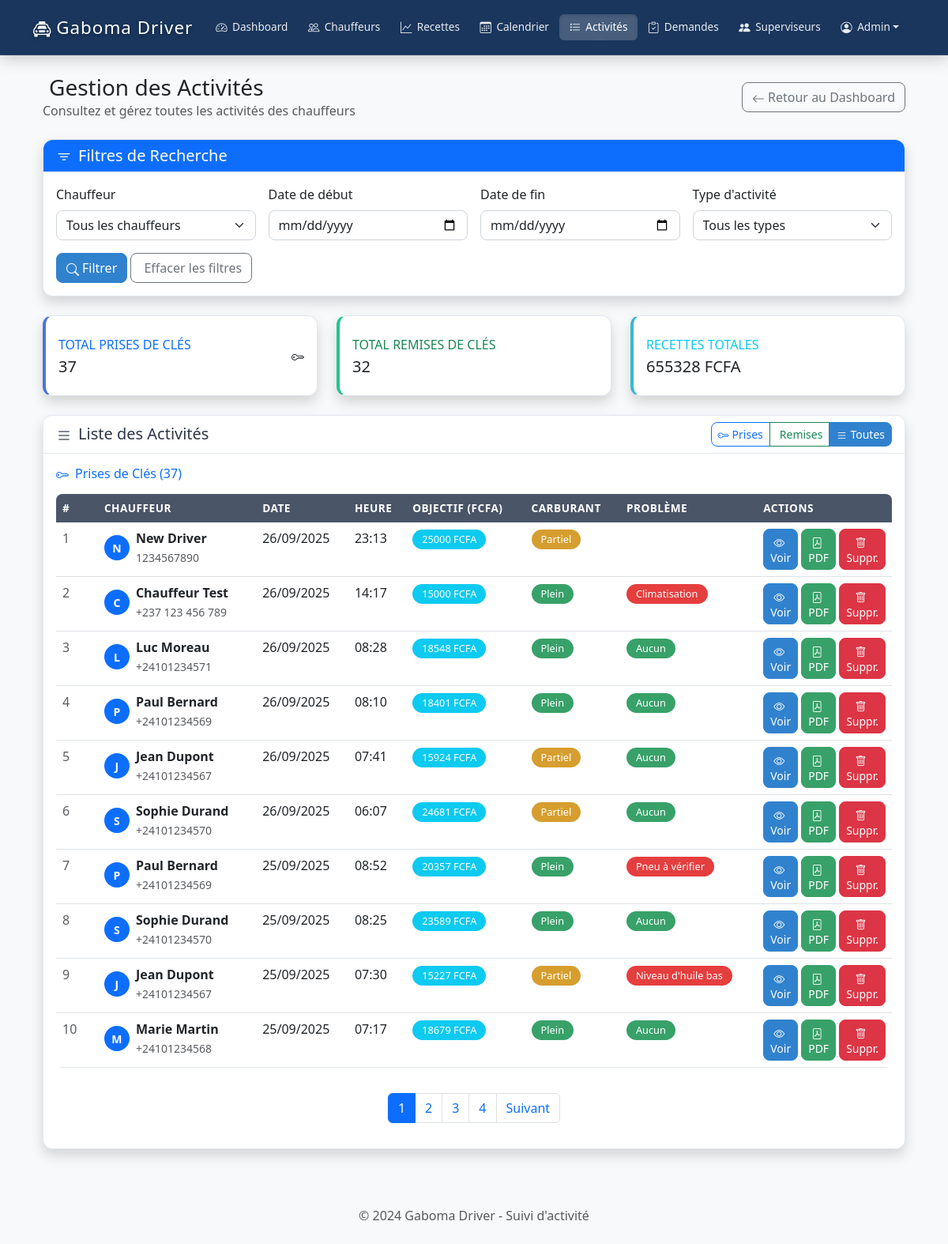
/admin-dashboard/activites/ (signed in), run on an earlier commit of the app's database.
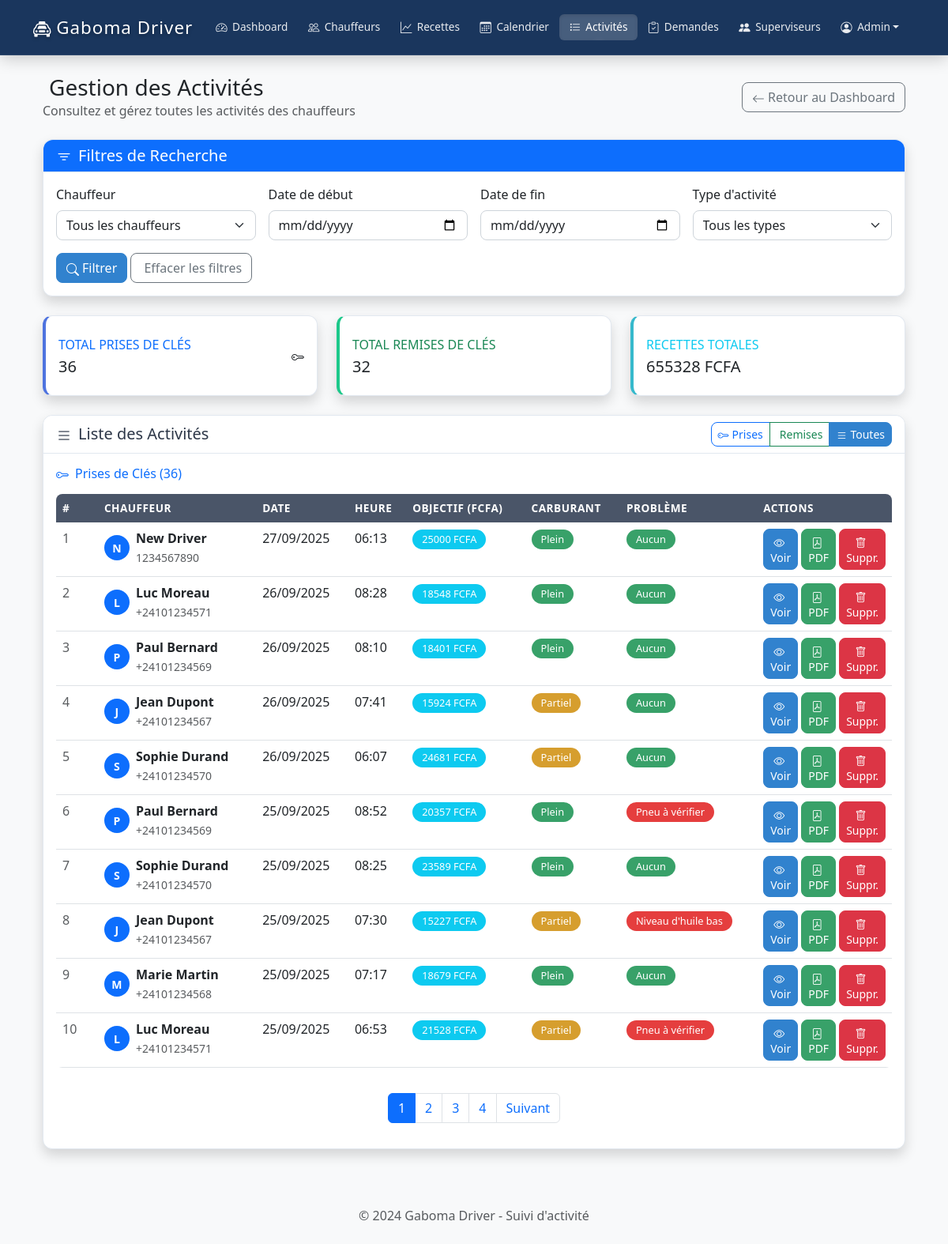
And on a later commit of the database.
### activities/models.py (models this page shows, shortened)
class PriseCles(models.Model):
    chauffeur = models.ForeignKey(
        Chauffeur,
        on_delete=models.CASCADE,  # Suppression en cascade si le chauffeur est supprimé
        verbose_name="Chauffeur",
        help_text="Chauffeur qui prend les clés"
    )
    date = models.DateField(
        verbose_name="Date",
        help_text="Date de prise des clés"
    )
    heure_prise = models.TimeField(
        verbose_name="Heure de prise",
        help_text="Heure à laquelle les clés ont été prises"
    )
    objectif_recette = models.IntegerField(
        validators=[MinValueValidator(0)],  # Validation : valeur positive
        verbose_name="Objectif de recette (FCFA)",
        help_text="Objectif de recette fixé pour la journée en FCFA"
    )
    plein_carburant = models.BooleanField(
        default=False,
        verbose_name="Plein de carburant",
        help_text="Indique si le véhicule a le plein de carburant"
    )
    probleme_mecanique = models.CharField(
        max_length=200,
        default="Aucun",
        verbose_name="Problème mécanique",
        help_text="Description des problèmes mécaniques éventuels"
    )
    signature = models.TextField(
        verbose_name="Signature électronique",
        help_text="Signature électronique du chauffeur"
    )
    date_creation = models.DateTimeField(
        auto_now_add=True,
        verbose_name="Date de création",
        help_text="Date et heure de création de l'enregistrement"
    )
    class Meta:
        verbose_name = "Prise de clés"                    # Nom singulier dans l'admin
        verbose_name_plural = "Prises de clés"            # Nom pluriel dans l'admin
        ordering = ['-date', '-heure_prise']              # Tri par date puis heure (plus récent en premier)
        unique_together = ['chauffeur', 'date']           # Contrainte : une seule prise par jour par chauffeur
        db_table = 'activities_prise_cles'                # Nom de la table en base

### drivers/models.py (models this page shows, shortened)
class Chauffeur(models.Model):
    phone_validator = RegexValidator(
        regex=r'^(\+241|0)[0-9]{8}$',
        message='Le numéro de téléphone doit être au format gabonais (+241XXXXXXXX ou 0XXXXXXXX)'
    )
    user = models.OneToOneField(
        User,
        on_delete=models.CASCADE,  # Suppression en cascade si l'utilisateur est supprimé
        verbose_name="Utilisateur",
        help_text="Utilisateur Django associé à ce chauffeur"
    )
    nom = models.CharField(
        max_length=50,
        verbose_name="Nom",
        help_text="Nom de famille du chauffeur"
    )
    prenom = models.CharField(
        max_length=50,
        verbose_name="Prénom",
        help_text="Prénom du chauffeur"
    )
    telephone = models.CharField(
        max_length=15,
        validators=[phone_validator],
        verbose_name="Téléphone",
        help_text="Numéro de téléphone au format gabonais"
    )
    email = models.EmailField(
        blank=True,
        verbose_name="Email",
        help_text="Adresse email du chauffeur (optionnel)"
    )
    actif = models.BooleanField(
        default=True,
        verbose_name="Actif",
        help_text="Indique si le chauffeur est actif"
    )
    date_creation = models.DateTimeField(
        auto_now_add=True,
        verbose_name="Date de création",
        help_text="Date et heure de création du profil"
    )
    date_modification = models.DateTimeField(
        auto_now=True,
        verbose_name="Dernière modification",
        help_text="Date et heure de la dernière modification"
    )
    class Meta:
        verbose_name = "Chauffeur"                    # Nom singulier dans l'admin
        verbose_name_plural = "Chauffeurs"            # Nom pluriel dans l'admin
        ordering = ['nom', 'prenom']                  # Tri par nom puis prénom
        db_table = 'drivers_chauffeur'                # Nom de la table en base
    @property
    def nom_complet(self):
        return f"{self.prenom} {self.nom}"

### admin_dashboard/views.py (the view, shortened to what this page needs)
# urls.py: path('activites/', views.gestion_activites, name='gestion_activites'),
@supervisor_required
def gestion_activites(request):
    chauffeur_id = request.GET.get('chauffeur')
    date_debut = request.GET.get('date_debut')
    date_fin = request.GET.get('date_fin')
    type_activite = request.GET.get('type_activite')
    chauffeurs = get_chauffeurs_for_user(request.user).filter(actif=True).order_by('nom', 'prenom')
    prises = get_activites_for_user(request.user, PriseCles)
    remises = get_activites_for_user(request.user, RemiseCles)
    if chauffeur_id:
        prises = prises.filter(chauffeur_id=chauffeur_id)
        remises = remises.filter(chauffeur_id=chauffeur_id)
    prises = prises.order_by('-date', '-heure_prise')
    remises = remises.order_by('-date', '-heure_remise')
    if type_activite == 'prise':
        remises = remises.none()  # Afficher seulement les prises
    elif type_activite == 'remise':
        prises = prises.none()  # Afficher seulement les remises
    prises_paginator = Paginator(prises, 10)  # 10 éléments par page
    prises_page = request.GET.get('prises_page')
    prises_obj = prises_paginator.get_page(prises_page)
    remises_paginator = Paginator(remises, 10)  # 10 éléments par page
    remises_page = request.GET.get('remises_page')
    remises_obj = remises_paginator.get_page(remises_page)
    total_prises = prises.count()
    total_remises = remises.count()
    recettes_totales = remises.aggregate(total=Sum('recette_realisee'))['total'] or 0
    context = {
        'chauffeurs': chauffeurs,
        'prises': prises_obj,
        'remises': remises_obj,
        'prises_paginator': prises_paginator,
        'remises_paginator': remises_paginator,
        'total_prises': total_prises,
        'total_remises': total_remises,
        'recettes_totales': recettes_totales,
        'filtres': {
            'chauffeur_id': chauffeur_id,
            'date_debut': date_debut,
            'date_fin': date_fin,
            'type_activite': type_activite,
        },
        'filtres_applied': {
            'chauffeur': chauffeur_id,
            'date_debut': date_debut,
            'date_fin': date_fin,
            'type_activite': type_activite,
        }
    }
    return render(request, 'admin_dashboard/gestion_activites.html', context)

### admin_dashboard/views.py (called while the page is built)
def get_chauffeurs_for_user(user):
    if user.is_superuser or user.is_staff:
        return Chauffeur.objects.all()
    elif user.groups.filter(name='Superviseurs').exists():
        return AssignationSuperviseur.get_chauffeurs_assignes(user)
    else:
        return Chauffeur.objects.none()

def get_activites_for_user(user, model_class, **filters):
    chauffeurs = get_chauffeurs_for_user(user)
    if chauffeurs.exists():
        return model_class.objects.filter(chauffeur__in=chauffeurs, **filters)
    else:
        return model_class.objects.none()

### templates/admin_dashboard/gestion_activites.html (shortened to what the changed rows need)
{% extends 'base/base.html' %}
{% load static %}
{% block content %}
<div class="container-fluid">
    <div class="row mb-4">
        <div class="col-12">
            <div class="d-flex justify-content-between align-items-center">
                <div>
                    <h1 class="h3 mb-0 text-gray-800">
                        Gestion des Activités
                    </h1>
                </div>
            </div>
        </div>
    </div>
    <div class="row mb-4">
        <div class="col-md-4">
            <div class="card border-left-primary shadow h-100 py-2">
                <div class="card-body">
                    <div class="row no-gutters align-items-center">
                        <div class="col mr-2">
                            <div class="text-xs font-weight-bold text-primary text-uppercase mb-1">
                                Total Prises de Clés
                            </div>
                            <div class="h5 mb-0 font-weight-bold text-gray-800">{{ total_prises }}</div>
                        </div>
                    </div>
                </div>
            </div>
        </div>
    </div>
    <div class="row">
        <div class="col-12">
            <div class="card shadow">
                <div class="card-body">
                    <div id="prises-section">
                        <h6 class="text-primary mb-3">
                            <i class="bi bi-key me-2"></i>Prises de Clés ({{ total_prises }})
                        </h6>
                        {% if prises %}
                            <div class="table-responsive">
                                <table class="table table-hover">
                                    <thead class="table-light">
                                        <tr>
                                            <th width="5%">#</th>
                                            <th>Chauffeur</th>
                                            <th>Date</th>
                                            <th>Heure</th>
                                            <th>Objectif (FCFA)</th>
                                            <th>Carburant</th>
                                            <th>Problème</th>
                                            <th width="15%">Actions</th>
                                        </tr>
                                    </thead>
                                    <tbody>
                                        {% for prise in prises %}
                                        <tr>
                                            <td class="text-muted">{{ forloop.counter|add:prises.start_index|add:"-1" }}</td>
                                            <td>
                                                <div class="d-flex align-items-center">
                                                    <div class="avatar-sm bg-primary rounded-circle d-flex align-items-center justify-content-center me-2">
                                                        <span class="text-white fw-bold">{{ prise.chauffeur.prenom|first }}</span>
                                                    </div>
                                                    <div>
                                                        <div class="fw-bold">{{ prise.chauffeur.nom_complet }}</div>
                                                        <small class="text-muted">{{ prise.chauffeur.telephone }}</small>
                                                    </div>
                                                </div>
                                            </td>
                                            <td>{{ prise.date|date:"d/m/Y" }}</td>
                                            <td>{{ prise.heure_prise|time:"H:i" }}</td>
                                            <td>
                                                <span class="badge bg-info">{{ prise.objectif_recette|floatformat:0 }} FCFA</span>
                                            </td>
                                            <td>
                                                {% if prise.plein_carburant %}
                                                    <span class="badge bg-success">Plein</span>
                                                {% else %}
                                                    <span class="badge bg-warning">Partiel</span>
                                                {% endif %}
                                            </td>
                                            <td>
                                                {% if prise.probleme_mecanique != 'Aucun' %}
                                                    <span class="badge bg-danger">{{ prise.probleme_mecanique }}</span>
                                                {% else %}
                                                    <span class="badge bg-success">Aucun</span>
                                                {% endif %}
                                            </td>
                                            <td>
                                                <div class="d-flex gap-1">
                                                    <a href="{% url 'admin_dashboard:activites_chauffeur' prise.chauffeur.id %}"
                                                       class="btn btn-primary btn-sm" title="Voir détails">
                                                        <i class="bi bi-eye me-1"></i>Voir
                                                    </a>
                                                    <a href="{% url 'admin_dashboard:exporter_activite_chauffeur_pdf' prise.chauffeur.id %}"
                                                       class="btn btn-success btn-sm" title="Exporter PDF" target="_blank">
                                                        <i class="bi bi-file-pdf me-1"></i>PDF
                                                    </a>
                                                    <a href="{% url 'admin_dashboard:supprimer_activite' prise.id 'prise' %}"
                                                       class="btn btn-danger btn-sm" title="Supprimer"
                                                       onclick="return confirm('Êtes-vous sûr de vouloir supprimer cette prise de clés ?')">
                                                        <i class="bi bi-trash me-1"></i>Suppr.
                                                    </a>
                                                </div>
                                            </td>
                                        </tr>
                                        {% endfor %}
                                    </tbody>
                                </table>
                            </div>
                        {% else %}
                            <div class="text-center py-4">
                                <i class="bi bi-key fa-3x text-muted mb-3"></i>
                                <p class="text-muted">Aucune prise de clés trouvée pour les critères sélectionnés.</p>
                            </div>
                        {% endif %}
                        {% if prises_paginator.num_pages > 1 %}
                        <nav aria-label="Pagination des prises">
                            <ul class="pagination justify-content-center mt-3">
                                {% for num in prises_paginator.page_range %}
                                    {% if prises.number == num %}
                                        <li class="page-item active">
                                            <span class="page-link">{{ num }}</span>
                                        </li>
                                    {% else %}
                                        <li class="page-item">
                                            <a class="page-link" href="?prises_page={{ num }}">{{ num }}</a>
                                        </li>
                                    {% endif %}
                                {% endfor %}
                            </ul>
                        </nav>
                        {% endif %}
                    </div>
                </div>
            </div>
        </div>
    </div>
</div>
{% endblock %}

What changed in the data, as far as the page shows it:
removed PriseCles: chauffeur.prenom|first "N", chauffeur.nom_complet "New Driver", chauffeur.telephone "1234567890", date "26/09/2025", heure_prise "23:13", objectif_recette "25000", plein_carburant "Partiel"
removed PriseCles: chauffeur.prenom|first "C", chauffeur.nom_complet "Chauffeur Test", chauffeur.telephone "+237 123 456 789", date "26/09/2025", heure_prise "14:17", objectif_recette "15000", plein_carburant "Plein", probleme_mecanique "Climatisation"
added PriseCles: chauffeur.prenom|first "N", chauffeur.nom_complet "New Driver", chauffeur.telephone "1234567890", date "27/09/2025", heure_prise "06:13", objectif_recette "25000", plein_carburant "Plein", probleme_mecanique "Aucun"
now on this page (row unchanged): PriseCles: chauffeur.prenom|first "L", chauffeur.nom_complet "Luc Moreau", chauffeur.telephone "+24101234571", date "25/09/2025", heure_prise "06:53", objectif_recette "21528", plein_carburant "Partiel", probleme_mecanique "Pneu à vérifier"
Also different on the page:
{{ total_prises }}: "37" → "36"
